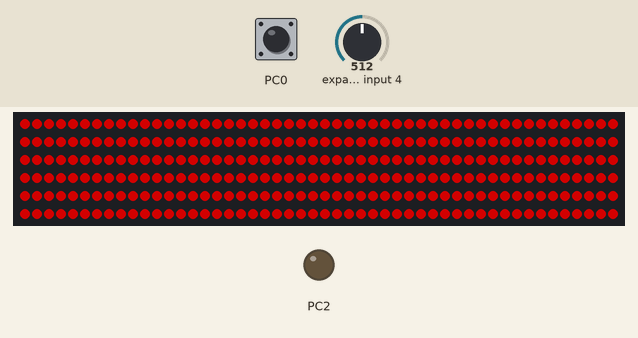
Bench run of a program on a simulated ATmega328P, built with avr-gcc and emulated at 8 MHz. Shown: 300 RGB LEDs in strip order, left to right, continuing on the next row, output pins drawn as LEDs (lit = HIGH). Wiring (inferred from the names in the program): WS2812 LEDs: data PD0. The test bench sets the inputs (shaded band); at power-on: PC0 HIGH, expander input 4 = 512. Dim RGB values are drawn brighter than linear; pins used as bus, display or sensor lines are not drawn.

Above: at 1.2 s.
1.3 s: PC0 pulled LOW for 3.2 s
At 3.51 s:
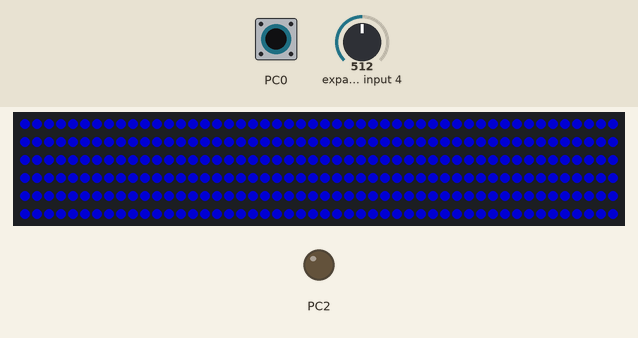
At 5.6 s:
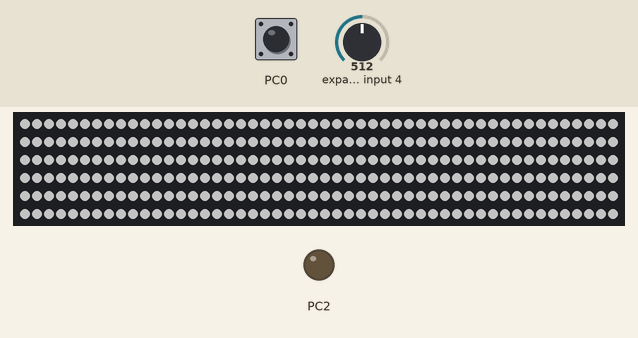
6.0 s: expander input 4 set to 0
At 6.5 s:
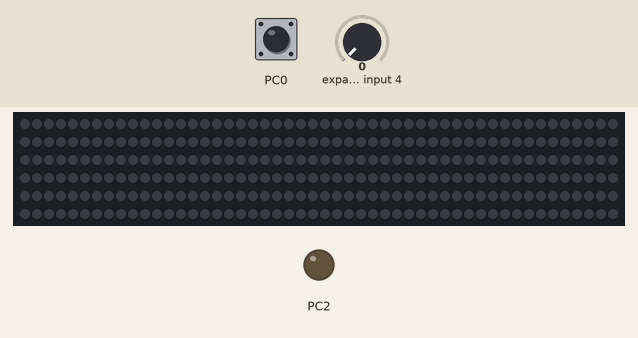
Timing chart, 0 to 9.0 s (numbered marks = the images above; inputs shaded):
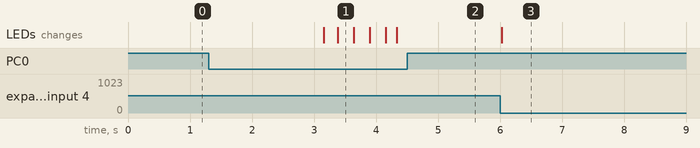

The program:

main.c
```c
#include <avr/io.h>
#include <util/delay.h>
#include <stdio.h>
#include <stdlib.h>
#include <math.h>
#include <time.h>
#include "adc.h"
#include "light_ws2812.h"
#include "hsv_fct.h"

// Befehle :
//
// -> Kompilieren
// make all
//
// -> Flashen
// avrdude -p m328p -c usbasp -e -U flash:w:main.hex
//
// -> Fuses schreiben
// avrdude -c usbasp -p m328p -U lfuse:w:0xE2:m -U hfuse:w:0xD9:m -U efuse:w:0xFF:m
//
// -> VS Code Include Pfad
// "/usr/lib/avr/include"
//


// Prototypen
void Timer2_Init(void);
struct cRGB hsv_to_cRGB(uint16_t hsv_color);


// globale Variablen + Makros
#define PWR_LED_on   PORTC &= ~(1<<PC2)
#define PWR_LED_off  PORTC |=  (1<<PC2)
#define BUTTON !(PINC & (1<<PINC0))

volatile uint32_t millis_counter = 0;
uint16_t helligkeit = 0;

// Aktualisierungsrate LEDs (ms)
uint8_t refresh_rate_LED = 20;

// LED Farben Zwischenspeicher (60 LEDs/m)
#define max_LEDs 300
struct cRGB LED[max_LEDs];


int main(void) {

    // In/Outputs
    PORTC |= (1<<PC0); // PullUp Button
    DDRC  |= (1<<PC2); // Output LED
    PWR_LED_on;

    // ADC initalisieren
    adc_init();

    // Timer initalisieren
    Timer2_Init();

    // LED Init
    struct cRGB temp;
    temp.r = 0; temp.g = 0; temp.b = 0;
    for (int i=0; i<max_LEDs; i++) {
        LED[i] = temp;
    }

    // Interrups aktivieren
    sei();

    // Effekt Merker
    uint8_t current_effect = 0;
    #define max_PROG 9
    // 0 = bewegter Regenbogen
    // 1 = Farbwechsel
    // 2 = rot
    // 3 = grün
    // 4 = blau
    // 5 = lila
    // 6 = grün-gelb
    // 7 = orange
    // 8 = weiß


    // Softstart
    static uint8_t softstart = 1;

    while(1) {

        // ADC auslesen
        helligkeit = (uint16_t)(adc_read_avg(6, 15));
        float helligkeit_float = (float)helligkeit / 1023.0;
        uint8_t hell_8bit = helligkeit/4;


        // Taster abfragen
        static uint32_t time_button = 0;
        if (BUTTON && millis_counter >= time_button && !softstart) {
            current_effect++;
            if (current_effect >= max_PROG)
                current_effect = 0;
            time_button = millis_counter + 150;
        }

        // hsv_val Inkrement
        static uint32_t time_hsv_val = 0;
        static uint16_t hsv_val = 0;
        if (millis_counter >= time_hsv_val) {
            hsv_val++;
            if (hsv_val >= 360)
                hsv_val = 0;
            if (current_effect == 0)
                time_hsv_val = millis_counter + 15; // etwas schneller für den Regenbogen Effekt
            else
                time_hsv_val = millis_counter + 50;
        }


        /////////////////////////////////
        // 0 Regenbogen Effekt
        /////////////////////////////////
        if(current_effect == 0) {
            for (uint16_t i=0; i<max_LEDs; i++) {

                // Berechne passenden HSV Wert
                uint32_t offset = ((uint32_t)i * (uint32_t)360) / (uint32_t)max_LEDs;
                offset = offset + hsv_val;
                offset = offset % 360;

                // Neue LED Farbwerte schreiben
                LED[i].r = ((uint16_t)HSV_to_Red(offset) * (uint16_t)hell_8bit) >> 8;
                LED[i].g = ((uint16_t)HSV_to_Green(offset) * (uint16_t)hell_8bit) >> 8;
                LED[i].b = ((uint16_t)HSV_to_Blue(offset) * (uint16_t)hell_8bit) >> 8;

                if (softstart)
                    _delay_ms(5);
            }
        }

        /////////////////////////////////
        // 1 Farbwechsel Effekt
        /////////////////////////////////
        if(current_effect == 1) {
            for (uint16_t i=0; i<max_LEDs; i++) {
                LED[i].r = (float)HSV_to_Red(hsv_val) * helligkeit_float;
                LED[i].g = (float)HSV_to_Green(hsv_val) * helligkeit_float;
                LED[i].b = (float)HSV_to_Blue(hsv_val) * helligkeit_float;
            }
        }

        /////////////////////////////////
        // 2-7 Fixe Farben
        /////////////////////////////////
        if(current_effect >= 2 && current_effect <= 7) {

            // Farbe festlegen
            uint16_t color = 0;
            switch(current_effect) {
                case 2: color = 0;      break;  // rot
                case 3: color = 120;    break;  // grün
                case 4: color = 240;    break;  // blau
                case 5: color = 320;    break;  // lila
                case 6: color = 90;     break;  // grün-gelb
                case 7: color = 30;     break;  // orange
                default: break;
            }

            // Neue LED Farbwerte schreiben
            for (uint16_t i=0; i<max_LEDs; i++) {
                LED[i].r = (float)HSV_to_Red(color) * helligkeit_float;
                LED[i].g = (float)HSV_to_Green(color) * helligkeit_float;
                LED[i].b = (float)HSV_to_Blue(color) * helligkeit_float;
            }
        }


        /////////////////////////////////
        // 8 Weiß
        /////////////////////////////////
        if(current_effect == 8) {
            for (uint16_t i=0; i<max_LEDs; i++) {
                LED[i].r = 180 * helligkeit_float;
                LED[i].g = 180 * helligkeit_float;
                LED[i].b = 180 * helligkeit_float;
            }
        }

        // Softstart deaktivieren
        softstart = 0;
    }
}


// Timer2 Interrupt
ISR(TIMER2_OVF_vect) {

    // Millisekundenzähler inkrementieren
    millis_counter++;

    // LEDs aktualisieren
    static uint8_t time_LED_refresh = 0;
    time_LED_refresh++;
    if (time_LED_refresh >= refresh_rate_LED) {

        // Interrups deaktivieren
        //cli();

        // LEDs aktualisieren (~11ms für 300 LEDs)
        ws2812_setleds(LED, max_LEDs);

        // Interrups aktivieren
        time_LED_refresh = 0;
        //millis_counter += 10; // verpasste counts inkrementieren
        //sei();
    }
}

// Timer 2 initalisieren (für ms Zeitbasis)
void Timer2_Init(void) {
    TCCR2A = 0x00;                      // Normalmodus
    TCCR2B = (1<<CS21) | (1<<CS20);     // Prescaler = 64
    TIMSK2 = (1<<TOIE2);                // Timer0 overflow interrup enable
    TCNT2 =  6;                         // Vorladewert 6
}
```

adc.h
```c
#include <avr/io.h>
#include <stdlib.h>


// Init
void adc_init(void);

// Read
uint16_t adc_read(uint8_t channel);
uint16_t adc_read_avg(uint8_t channel, uint8_t nsamples);


// ADC initialisieren
void adc_init(void) {

    // Die Versorgungsspannung AVcc (i.d.R. 5V) als Referenz wählen:
    //ADMUX = 0x00;
    ADMUX = (1<<REFS0);
    // External voltage reference at AREF pin, internal reference turned off (only Attiny84 !!!):
    // ADMUX = (1<<REFS0);
    // oder interne Referenzspannung (1,1V) als Referenz für den ADC wählen:
    // ADMUX = (1<<REFS1) | (1<<REFS0);

    // Bit ADFR ("free running") in ADCSRA steht beim Einschalten
    // schon auf 0, also single conversion
    ADCSRA = (1<<ADPS1) | (1<<ADPS0);     // Frequenzvorteiler = 8
    ADCSRA |= (1<<ADEN);                  // ADC aktivieren

    // nach Aktivieren des ADC wird ein "Dummy-Readout" empfohlen, man liest
    // also einen Wert und verwirft diesen, um den ADC "warmlaufen zu lassen" */
    ADCSRA |= (1<<ADSC);                // eine ADC-Wandlung
    while (ADCSRA & (1<<ADSC) ) {}      // auf Abschluss der Konvertierung warten

    // ADCW muss einmal gelesen werden, sonst wird Ergebnis der nächsten
    // Wandlung nicht übernommen
    (void) ADCW;
}

// ADC Einzelmessung
uint16_t adc_read( uint8_t channel ) {

    // Kanal waehlen, ohne andere Bits zu beeinflussen
    ADMUX = (ADMUX & ~(0x1F)) | (channel & 0x1F);
    ADCSRA |= (1<<ADSC);                // eine Wandlung "single conversion"
    while (ADCSRA & (1<<ADSC) ) {}      // auf Abschluss der Konvertierung warten
    return ADCW;                        // ADC auslesen und zurückgeben
}

// ADC Mehrfachmessung mit Mittelwertbbildung
// beachte: Wertebereich der Summenvariablen
uint16_t adc_read_avg( uint8_t channel, uint8_t nsamples ) {
    uint32_t sum = 0;
    for (uint8_t i = 0; i < nsamples; ++i ) {
        sum += adc_read( channel );
    }
    return (uint16_t)( sum / nsamples );
}
```

hsv_fct.h
```c
// HSV Umwandlung Rot 0-255
inline uint8_t HSV_to_Red(uint16_t hsv) {

  while (hsv > 360) { hsv = hsv - 360; }

	if (hsv <= 60 && hsv >= 300)		// Bereich 0-60 und 300-360
	{
		return 255;
	}


	if (hsv >= 120 && hsv <= 240)		// Bereich 120 bis 240
	{
		return 0;
	}


	if (hsv > 60 && hsv < 120)			// Bereich 60 bis 120
	{
		float var = 4.25*(hsv-60);
		return 255 - round(var);
	}


	if (hsv > 240 && hsv < 300)			// Bereich 240 bis 300
	{
		float var = 4.25*(hsv-240);
		return round(var);
	}


	return 255;

}

// HSV Umwandlung Grün 0-255
inline uint8_t HSV_to_Green(uint16_t hsv) {

  while (hsv > 360) { hsv = hsv - 360; }

	if (hsv >= 60 && hsv <= 180)		// Bereich 60 bis 180
	{
		return 255;
	}


	if (hsv >= 240 && hsv <= 360)		// Bereich
	{
		return 0;
	}


	if (hsv >= 0 && hsv < 60)			// Bereich
	{
		float var = 4.25*hsv;
		return round(var);
	}


	if (hsv > 180 && hsv < 240)			// Bereich
	{
		float var = 4.25*(hsv-180);
		return 255 - round(var);
	}


	return 255;

}

// HSV Umwandlung Blau 0-255
inline uint8_t HSV_to_Blue(uint16_t hsv) {

  while (hsv > 360) { hsv = hsv - 360; }

	if (hsv >= 180 && hsv <= 300)		// Bereich
	{
		return 255;
	}


	if (hsv >= 0 && hsv <= 120)			// Bereich
	{
		return 0;
	}


	if (hsv > 120 && hsv < 180)			// Bereich
	{
		float var = 4.25*(hsv-120);
		return round(var);
	}


	if (hsv > 300 && hsv <= 360)			// Bereich
	{
		float var = 4.25*(hsv-300);
		return 255 - round(var);
	}


	return 255;

}
```

light_ws2812.c
```c
// (licence header left out)
#include "light_ws2812.h"
#include <avr/interrupt.h>
#include <avr/io.h>
#include <util/delay.h>

// Setleds for standard RGB
void inline ws2812_setleds(struct cRGB *ledarray, uint16_t leds)
{
   ws2812_setleds_pin(ledarray,leds, _BV(ws2812_pin));
}

void inline ws2812_setleds_pin(struct cRGB *ledarray, uint16_t leds, uint8_t pinmask)
{
  ws2812_sendarray_mask((uint8_t*)ledarray,leds+leds+leds,pinmask);
  _delay_us(ws2812_resettime);
}

// Setleds for SK6812RGBW
void inline ws2812_setleds_rgbw(struct cRGBW *ledarray, uint16_t leds)
{
  ws2812_sendarray_mask((uint8_t*)ledarray,leds<<2,_BV(ws2812_pin));
  _delay_us(ws2812_resettime);
}

void ws2812_sendarray(uint8_t *data,uint16_t datlen)
{
  ws2812_sendarray_mask(data,datlen,_BV(ws2812_pin));
}

/*
  This routine writes an array of bytes with RGB values to the Dataout pin
  using the fast 800kHz clockless WS2811/2812 protocol.
*/

// Timing in ns
#define w_zeropulse   350
#define w_onepulse    900
#define w_totalperiod 1250

// Fixed cycles used by the inner loop
#define w_fixedlow    2
#define w_fixedhigh   4
#define w_fixedtotal  8

// Insert NOPs to match the timing, if possible
#define w_zerocycles    (((F_CPU/1000)*w_zeropulse          )/1000000)
#define w_onecycles     (((F_CPU/1000)*w_onepulse    +500000)/1000000)
#define w_totalcycles   (((F_CPU/1000)*w_totalperiod +500000)/1000000)

// w1 - nops between rising edge and falling edge - low
#define w1 (w_zerocycles-w_fixedlow)
// w2   nops between fe low and fe high
#define w2 (w_onecycles-w_fixedhigh-w1)
// w3   nops to complete loop
#define w3 (w_totalcycles-w_fixedtotal-w1-w2)

#if w1>0
  #define w1_nops w1
#else
  #define w1_nops  0
#endif

// The only critical timing parameter is the minimum pulse length of the "0"
// Warn or throw error if this timing can not be met with current F_CPU settings.
#define w_lowtime ((w1_nops+w_fixedlow)*1000000)/(F_CPU/1000)
#if w_lowtime>550
   #error "Light_ws2812: Sorry, the clock speed is too low. Did you set F_CPU correctly?"
#elif w_lowtime>450
   #warning "Light_ws2812: The timing is critical and may only work on WS2812B, not on WS2812(S)."
   #warning "Please consider a higher clockspeed, if possible"
#endif

#if w2>0
#define w2_nops w2
#else
#define w2_nops  0
#endif

#if w3>0
#define w3_nops w3
#else
#define w3_nops  0
#endif

#define w_nop1  "nop      \n\t"
#define w_nop2  "rjmp .+0 \n\t"
#define w_nop4  w_nop2 w_nop2
#define w_nop8  w_nop4 w_nop4
#define w_nop16 w_nop8 w_nop8

void inline ws2812_sendarray_mask(uint8_t *data,uint16_t datlen,uint8_t maskhi)
{
  uint8_t curbyte,ctr,masklo;
  uint8_t sreg_prev;

  ws2812_DDRREG |= maskhi; // Enable output

  masklo	=~maskhi&ws2812_PORTREG;
  maskhi |=        ws2812_PORTREG;

  sreg_prev=SREG;
  //cli();

  while (datlen--) {
    curbyte=*data++;

    asm volatile(
    "       ldi   %0,8  \n\t"
    "loop%=:            \n\t"
    "       out   %2,%3 \n\t"    //  '1' [01] '0' [01] - re
#if (w1_nops&1)
w_nop1
#endif
#if (w1_nops&2)
w_nop2
#endif
#if (w1_nops&4)
w_nop4
#endif
#if (w1_nops&8)
w_nop8
#endif
#if (w1_nops&16)
w_nop16
#endif
    "       sbrs  %1,7  \n\t"    //  '1' [03] '0' [02]
    "       out   %2,%4 \n\t"    //  '1' [--] '0' [03] - fe-low
    "       lsl   %1    \n\t"    //  '1' [04] '0' [04]
#if (w2_nops&1)
  w_nop1
#endif
#if (w2_nops&2)
  w_nop2
#endif
#if (w2_nops&4)
  w_nop4
#endif
#if (w2_nops&8)
  w_nop8
#endif
#if (w2_nops&16)
  w_nop16
#endif
    "       out   %2,%4 \n\t"    //  '1' [+1] '0' [+1] - fe-high
#if (w3_nops&1)
w_nop1
#endif
#if (w3_nops&2)
w_nop2
#endif
#if (w3_nops&4)
w_nop4
#endif
#if (w3_nops&8)
w_nop8
#endif
#if (w3_nops&16)
w_nop16
#endif

    "       dec   %0    \n\t"    //  '1' [+2] '0' [+2]
    "       brne  loop%=\n\t"    //  '1' [+3] '0' [+4]
    :	"=&d" (ctr)
    :	"r" (curbyte), "I" (_SFR_IO_ADDR(ws2812_PORTREG)), "r" (maskhi), "r" (masklo)
    );
  }

  SREG=sreg_prev;
}
```

light_ws2812.h
```c
// (licence header left out)
#ifndef LIGHT_WS2812_H_
#define LIGHT_WS2812_H_

#include <avr/io.h>
#include <avr/interrupt.h>
#include "ws2812_config.h"

/*
 *  Structure of the LED array
 *
 * cRGB:     RGB  for WS2812S/B/C/D, SK6812, SK6812Mini, SK6812WWA, APA104, APA106
 * cRGBW:    RGBW for SK6812RGBW
 */

struct cRGB  { uint8_t g; uint8_t r; uint8_t b; };
struct cRGBW { uint8_t g; uint8_t r; uint8_t b; uint8_t w;};


/* User Interface
 *
 * Input:
 *         ledarray:           An array of GRB data describing the LED colors
 *         number_of_leds:     The number of LEDs to write
 *         pinmask (optional): Bitmask describing the output bin. e.g. _BV(PB0)
 *
 * The functions will perform the following actions:
 *         - Set the data-out pin as output
 *         - Send out the LED data
 *         - Wait 50µs to reset the LEDs
 */

void ws2812_setleds     (struct cRGB  *ledarray, uint16_t number_of_leds);
void ws2812_setleds_pin (struct cRGB  *ledarray, uint16_t number_of_leds,uint8_t pinmask);
void ws2812_setleds_rgbw(struct cRGBW *ledarray, uint16_t number_of_leds);

/*
 * Old interface / Internal functions
 *
 * The functions take a byte-array and send to the data output as WS2812 bitstream.
 * The length is the number of bytes to send - three per LED.
 */

void ws2812_sendarray     (uint8_t *array,uint16_t length);
void ws2812_sendarray_mask(uint8_t *array,uint16_t length, uint8_t pinmask);


/*
 * Internal defines
 */

#define CONCAT(a, b)            a ## b
#define CONCAT_EXP(a, b)   CONCAT(a, b)

#define ws2812_PORTREG  CONCAT_EXP(PORT,ws2812_port)
#define ws2812_DDRREG   CONCAT_EXP(DDR,ws2812_port)

#endif /* LIGHT_WS2812_H_ */
```

ws2812_config.h
```c
/*
 * light_ws2812_config.h
 *
 * v2.4 - Nov 27, 2016
 *
 * User Configuration file for the light_ws2812_lib
 *
 */


#ifndef WS2812_CONFIG_H_
#define WS2812_CONFIG_H_

///////////////////////////////////////////////////////////////////////
// Define Reset time in µs.
//
// This is the time the library spends waiting after writing the data.
//
// WS2813 needs 300 µs reset time
// WS2812 and clones only need 50 µs
//
///////////////////////////////////////////////////////////////////////

#define ws2812_resettime  50

///////////////////////////////////////////////////////////////////////
// Define I/O pin
///////////////////////////////////////////////////////////////////////


#define ws2812_port D     // Data port
#define ws2812_pin  0     // Data out pin


///////////////////////////////////////////////////////////////////////
// F_CPU
///////////////////////////////////////////////////////////////////////

//#ifndef F_CPU
#define F_CPU 8000000
//#endif

#endif /* WS2812_CONFIG_H_ */
```

Measured:
- after the input at 1.3 s, the LEDs: first change after 1.9 s (image 1 shows a later state)
- after the input at 6.0 s, the LEDs: change at once (image 3)
